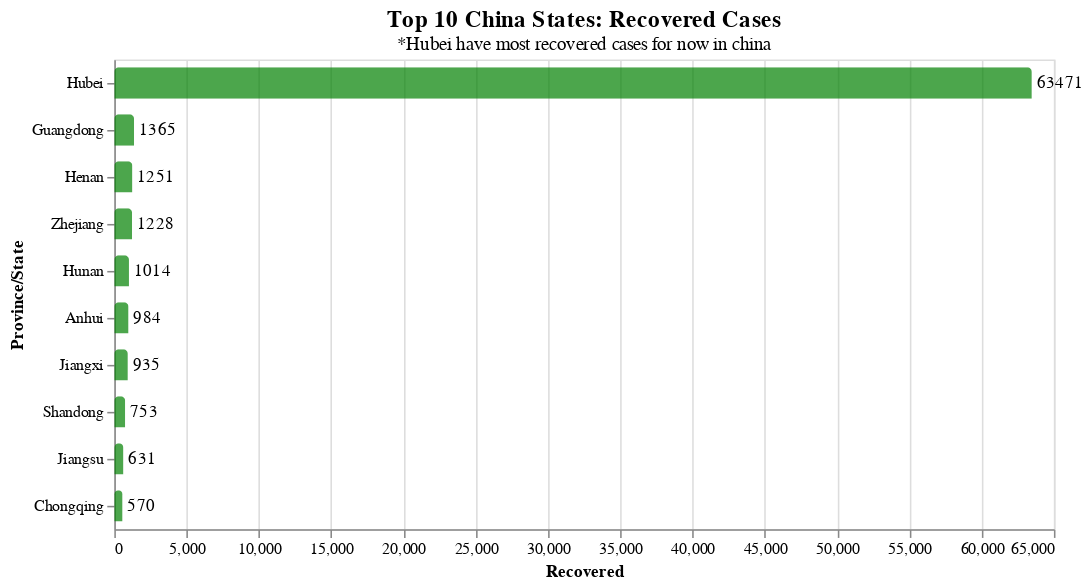

The notebook cell this image was saved under:
### Code cell
bars = alt.Chart(china_cases.sort_values('Recovered', ascending= False).head(10)).mark_bar(color='green',cornerRadiusTopLeft=3,
    cornerRadiusTopRight=3, size=20, opacity=0.7
).encode(
    x='Recovered:Q',
    y=alt.Y('Province/State:O', sort='-x')
).properties(
    title={
    "text":['Top 10 China States: Recovered Cases'],
    "subtitle":['*Hubei have most recovered cases for now in china'],
    "fontSize":15,
    "fontWeight": 'bold',
    "font":'Courier New',
    }
)

text = bars.mark_text(
    align='left',
    baseline='middle',
    dx=3  # Nudges text to right so it doesn't appear on top of the bar
).encode(
    text='Recovered:Q'    
)

(bars + text).properties( height=300, width=600)

### Figure 1 — Vega-Lite specification as saved in the notebook (floating-point values rounded to 4 significant figures)
{"config": {"view": {"continuousWidth": 400, "continuousHeight": 300}}, "layer": [{"mark": {"type": "bar", "color": "green", "cornerRadiusTopLeft": 3, "cornerRadiusTopRight": 3, "opacity": 0.7, "size": 20}, "encoding": {"x": {"type": "quantitative", "field": "Recovered"}, "y": {"type": "ordinal", "field": "Province/State", "sort": "-x"}}, "title": {"text": ["Top 10 China States: Recovered Cases"], "subtitle": ["*Hubei have most recovered cases for now in china"], "fontSize": 15, "fontWeight": "bold", "font": "Courier New"}}, {"mark": {"type": "text", "align": "left", "baseline": "middle", "dx": 3}, "encoding": {"text": {"type": "quantitative", "field": "Recovered"}, "x": {"type": "quantitative", "field": "Recovered"}, "y": {"type": "ordinal", "field": "Province/State", "sort": "-x"}}, "title": {"text": ["Top 10 China States: Recovered Cases"], "subtitle": ["*Hubei have most recovered cases for now in china"], "fontSize": 15, "fontWeight": "bold", "font": "Courier New"}}], "data": {"name": "data-1d371bcbb92c553267920e0a5fce7cc8"}, "height": 300, "width": 600, "$schema": "https://vega.github.io/schema/vega-lite/v4.0.2.json", "datasets": {"data-1d371bcbb92c553267920e0a5fce7cc8": [{"Province/State": "Hubei", "Confirmed": 67800.0, "Deaths": 3199.0, "Recovered": 63470.0, "Mortality Rate (per 100)": 4.72}, {"Province/State": "Guangdong", "Confirmed": 1507.0, "Deaths": 8.0, "Recovered": 1365.0, "Mortality Rate (per 100)": 0.53}, {"Province/State": "Henan", "Confirmed": 1276.0, "Deaths": 22.0, "Recovered": 1251.0, "Mortality Rate (per 100)": 1.72}, {"Province/State": "Zhejiang", "Confirmed": 1258.0, "Deaths": 1.0, "Recovered": 1228.0, "Mortality Rate (per 100)": 0.08}, {"Province/State": "Hunan", "Confirmed": 1019.0, "Deaths": 4.0, "Recovered": 1014.0, "Mortality Rate (per 100)": 0.39}, {"Province/State": "Anhui", "Confirmed": 990.0, "Deaths": 6.0, "Recovered": 984.0, "Mortality Rate (per 100)": 0.61}, {"Province/State": "Jiangxi", "Confirmed": 937.0, "Deaths": 1.0, "Recovered": 935.0, "Mortality Rate (per 100)": 0.11}, {"Province/State": "Shandong", "Confirmed": 775.0, "Deaths": 7.0, "Recovered": 753.0, "Mortality Rate (per 100)": 0.9}, {"Province/State": "Jiangsu", "Confirmed": 647.0, "Deaths": 0.0, "Recovered": 631.0, "Mortality Rate (per 100)": 0.0}, {"Province/State": "Chongqing", "Confirmed": 579.0, "Deaths": 6.0, "Recovered": 570.0, "Mortality Rate (per 100)": 1.04}]}}
